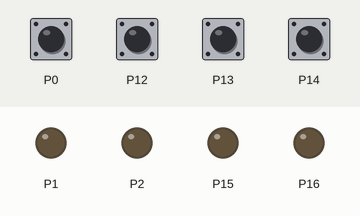
The program below on a simulated BBC micro:bit running MicroPython. Parts: output pins drawn as LEDs (lit = HIGH). Inputs (shaded band) come from the test bench; at power-on: P0, P12–14 LOW.

Above: at 1.2 s.
1.3 s: P0 pulled HIGH for 0.15 s
At 1.6 s:
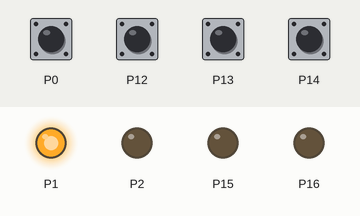
2.9 s: P12 pulled HIGH for 0.15 s
At 4.1 s:
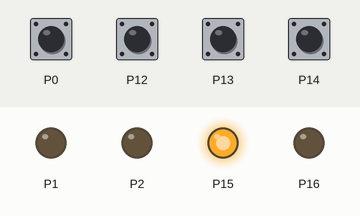
4.5 s: P13 pulled HIGH for 0.15 s
At 5.5 s:
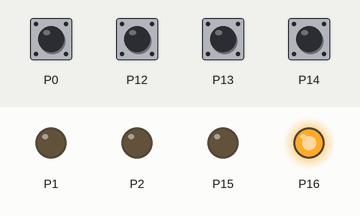
6.1 s: P14 pulled HIGH for 0.15 s
At 6.7 s:
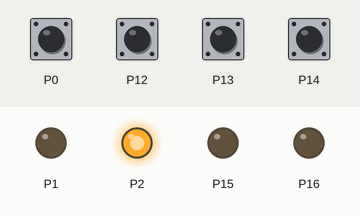
7.7 s: P0 pulled HIGH for 1 s
At 8.8 s:
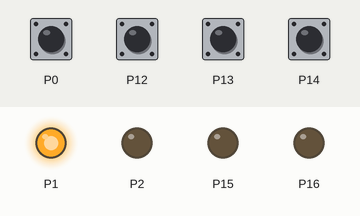
10.2 s: P12 pulled HIGH for 1 s
At 11.0 s:
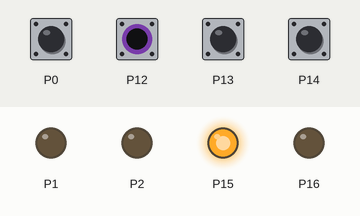
Timing chart, 0 to 13.2 s (numbered marks = the images above; inputs shaded):
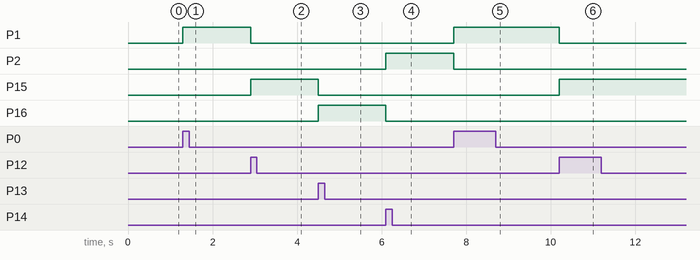

The program:

7_6.py
```python
from microbit import *
while True:
    if pin0.read_digital():
        pin1.write_digital(1)
        pin2.write_digital(0)
        pin15.write_digital(0)
        pin16.write_digital(0)
        sleep(1000)
    elif pin14.read_digital():
        pin1.write_digital(0)
        pin2.write_digital(1)
        pin15.write_digital(0)
        pin16.write_digital(0)
    elif pin12.read_digital():
        pin1.write_digital(0)
        pin2.write_digital(0)
        pin15.write_digital(1)
        pin16.write_digital(0)
    elif pin13.read_digital():
        pin1.write_digital(0)
        pin2.write_digital(0)
        pin15.write_digital(0)
        pin16.write_digital(1)
```

Measured:
- after the input at 1.3 s, P1: LOW → HIGH at once
- after the input at 2.9 s, P1: HIGH → LOW at once; P15: LOW → HIGH at once
- after the input at 4.5 s, P15: HIGH → LOW at once; P16: LOW → HIGH at once
- after the input at 6.1 s, P2: LOW → HIGH at once; P16: HIGH → LOW at once
- after the input at 7.7 s, P1: LOW → HIGH at once; P2: HIGH → LOW at once
- after the input at 10.2 s, P1: HIGH → LOW at once; P15: LOW → HIGH at once
